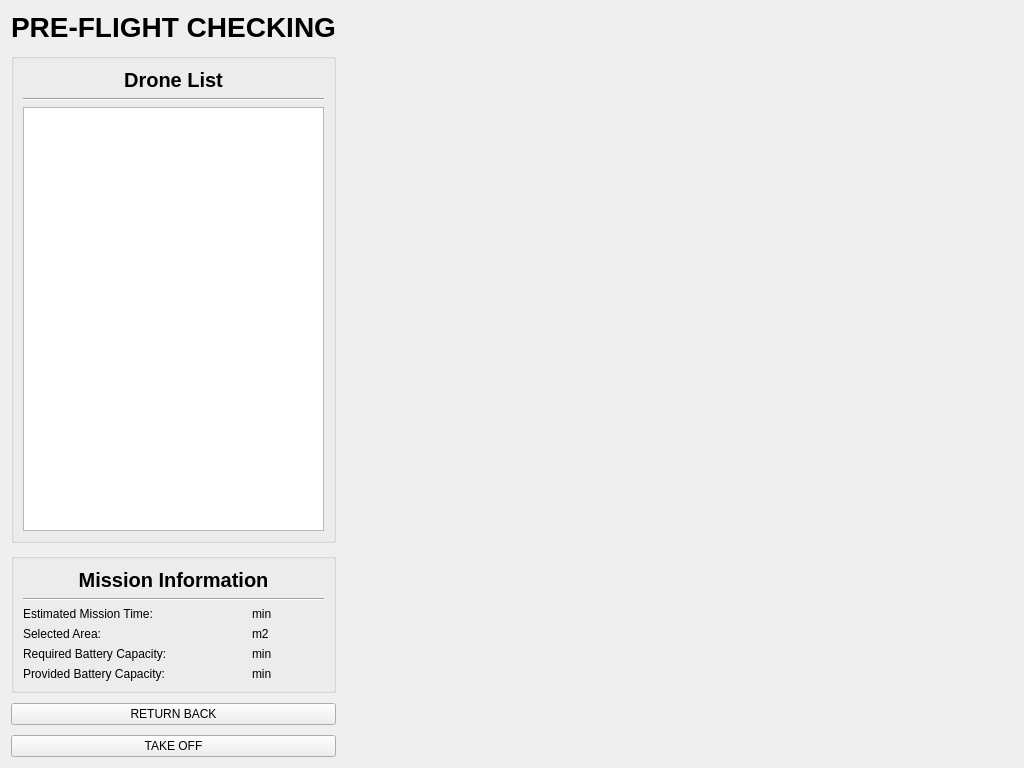
<?xml version="1.0" encoding="UTF-8"?>
<ui version="4.0">
 <class>Form</class>
 <widget class="QWidget" name="Form">
  <property name="geometry">
   <rect>
    <x>0</x>
    <y>0</y>
    <width>1024</width>
    <height>768</height>
   </rect>
  </property>
  <property name="windowTitle">
   <string>Form</string>
  </property>
  <layout class="QHBoxLayout" name="horizontalLayout_2" stretch="0,4">
   <item>
    <layout class="QVBoxLayout" name="v_lay_left" stretch="0,0,0,0,0">
     <property name="spacing">
      <number>10</number>
     </property>
     <item>
      <widget class="QLabel" name="label_header">
       <property name="font">
        <font>
         <pointsize>21</pointsize>
         <bold>true</bold>
        </font>
       </property>
       <property name="text">
        <string>PRE-FLIGHT CHECKING</string>
       </property>
       <property name="textFormat">
        <enum>Qt::AutoText</enum>
       </property>
       <property name="alignment">
        <set>Qt::AlignCenter</set>
       </property>
       <property name="margin">
        <number>10</number>
       </property>
      </widget>
     </item>
     <item>
      <widget class="QGroupBox" name="gb_drones">
       <property name="title">
        <string/>
       </property>
       <layout class="QVBoxLayout" name="verticalLayout_2">
        <item>
         <widget class="QLabel" name="label_drones">
          <property name="font">
           <font>
            <pointsize>15</pointsize>
            <bold>true</bold>
           </font>
          </property>
          <property name="text">
           <string>Drone List</string>
          </property>
          <property name="alignment">
           <set>Qt::AlignCenter</set>
          </property>
         </widget>
        </item>
        <item>
         <widget class="Line" name="line">
          <property name="orientation">
           <enum>Qt::Horizontal</enum>
          </property>
         </widget>
        </item>
        <item>
         <widget class="QListWidget" name="listWidget"/>
        </item>
       </layout>
      </widget>
     </item>
     <item>
      <widget class="QGroupBox" name="gb_mission">
       <property name="title">
        <string/>
       </property>
       <layout class="QGridLayout" name="gridLayout">
        <item row="4" column="1">
         <widget class="QLabel" name="selected_area_value">
          <property name="text">
           <string/>
          </property>
         </widget>
        </item>
        <item row="5" column="1">
         <widget class="QLabel" name="batt_required_value">
          <property name="text">
           <string/>
          </property>
         </widget>
        </item>
        <item row="6" column="1">
         <widget class="QLabel" name="batt_provided_value">
          <property name="text">
           <string/>
          </property>
         </widget>
        </item>
        <item row="5" column="0">
         <widget class="QLabel" name="batt_required_label">
          <property name="text">
           <string>Required Battery Capacity:</string>
          </property>
         </widget>
        </item>
        <item row="4" column="0">
         <widget class="QLabel" name="selected_area_label">
          <property name="text">
           <string>Selected Area:</string>
          </property>
         </widget>
        </item>
        <item row="2" column="1">
         <widget class="QLabel" name="mission_time_value">
          <property name="text">
           <string/>
          </property>
         </widget>
        </item>
        <item row="6" column="0">
         <widget class="QLabel" name="batt_provided_label">
          <property name="text">
           <string>Provided Battery Capacity:</string>
          </property>
         </widget>
        </item>
        <item row="2" column="0">
         <widget class="QLabel" name="mission_time_label">
          <property name="text">
           <string>Estimated Mission Time:</string>
          </property>
         </widget>
        </item>
        <item row="2" column="2">
         <widget class="QLabel" name="mission_time_unit">
          <property name="text">
           <string>min</string>
          </property>
         </widget>
        </item>
        <item row="0" column="0" colspan="3">
         <widget class="QLabel" name="label_mission_information">
          <property name="font">
           <font>
            <pointsize>15</pointsize>
            <bold>true</bold>
           </font>
          </property>
          <property name="text">
           <string>Mission Information</string>
          </property>
          <property name="alignment">
           <set>Qt::AlignCenter</set>
          </property>
         </widget>
        </item>
        <item row="1" column="0" colspan="3">
         <widget class="Line" name="line_2">
          <property name="orientation">
           <enum>Qt::Horizontal</enum>
          </property>
         </widget>
        </item>
        <item row="4" column="2">
         <widget class="QLabel" name="selected_area_unit">
          <property name="text">
           <string>m2</string>
          </property>
         </widget>
        </item>
        <item row="5" column="2">
         <widget class="QLabel" name="batt_required_unit">
          <property name="text">
           <string>min</string>
          </property>
         </widget>
        </item>
        <item row="6" column="2">
         <widget class="QLabel" name="batt_provided_unit">
          <property name="text">
           <string>min</string>
          </property>
         </widget>
        </item>
       </layout>
      </widget>
     </item>
     <item>
      <widget class="QPushButton" name="btn_return_back">
       <property name="text">
        <string>RETURN BACK</string>
       </property>
      </widget>
     </item>
     <item>
      <widget class="QPushButton" name="btn_take_off">
       <property name="text">
        <string>TAKE OFF</string>
       </property>
      </widget>
     </item>
    </layout>
   </item>
   <item>
    <layout class="QVBoxLayout" name="v_lay_right"/>
   </item>
  </layout>
 </widget>
 <resources/>
 <connections/>
</ui>
